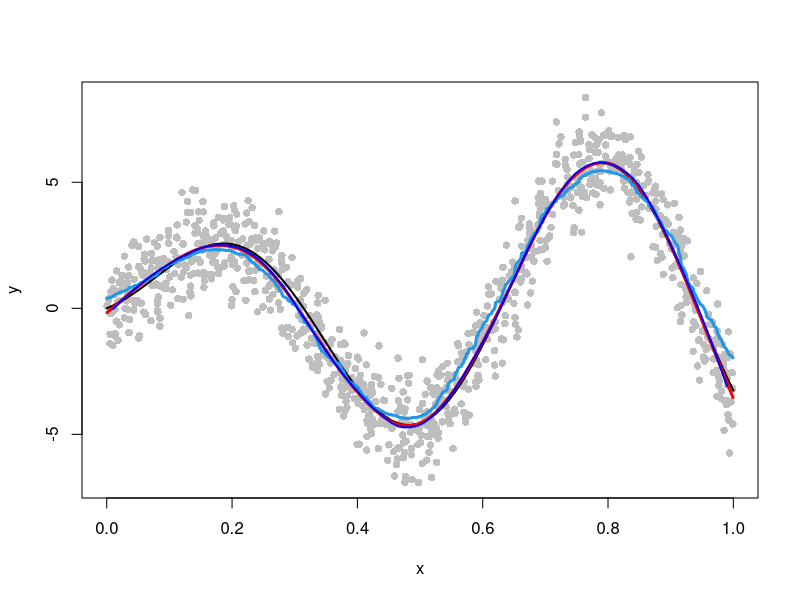

Source code (R):
f = function(x) (1 + 10*x - 5*x^2)*sin(10*x)

n = 1e3
x = runif(n)
x = sort(x)

y = f(x) + rnorm(n)

plot(x, y, col = "grey", pch=16)
t = seq(0, 1, len=100)
lines(t, f(t), lwd=2)

# Smoothing splines
require(splines)
fit = smooth.spline(x, y)
lines(fit, col="red", lwd = 3)
fit$df 	# degrees of freedom

# Kernel smoothing
h = 0.10
fit = ksmooth(x, y, 'normal', bandwidth = h)
lines(x, fit$y, col = 4, lwd=3)
# degrees of freedom not provided...

# Local linear regression (loess)
require(MASS)
h = 0.25
fit = loess(y ~ x, span = h)
val = predict(fit, data.frame(x = t))
lines(t, val, col = 'blue', lwd=2)
fit$tr		# degrees of freedom
	
